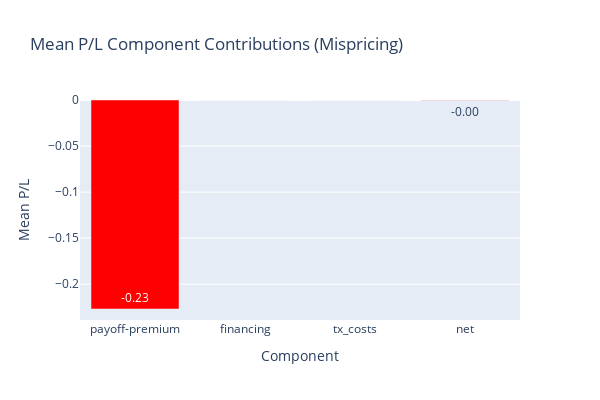

Notebook code cell kept with this figure:
### Code cell
# Bar chart of mean component contributions (mispricing scenario) using Plotly
means = component_means_mis
labels = list(means.keys())
vals = list(means.values())

fig = go.Figure(data=[go.Bar(
    x=labels,
    y=vals,
    text=[f'{v:.2f}' for v in vals],
    textposition='auto',
    marker_color=['green' if v > 0 else 'red' for v in vals]
)])

fig.update_layout(
    title='Mean P/L Component Contributions (Mispricing)',
    width=600,
    height=400,
    xaxis_title="Component",
    yaxis_title="Mean P/L"
)
fig.show()

### Figure 1 — Plotly figure (JSON) as saved in the notebook; plotly's stock layout.template omitted (floating-point values rounded to 4 significant figures)
{"data": [{"marker": {"color": ["red", "red", "red", "red"]}, "text": ["-0.23", "0.00", "0.00", "-0.00"], "textposition": "auto", "type": "bar", "x": ["payoff-premium", "financing", "tx_costs", "net"], "y": [-0.2269, 0, 0, -0.0002381]}], "layout": {"height": 400, "title": {"text": "Mean P/L Component Contributions (Mispricing)"}, "width": 600, "xaxis": {"title": {"text": "Component"}}, "yaxis": {"title": {"text": "Mean P/L"}}}}
